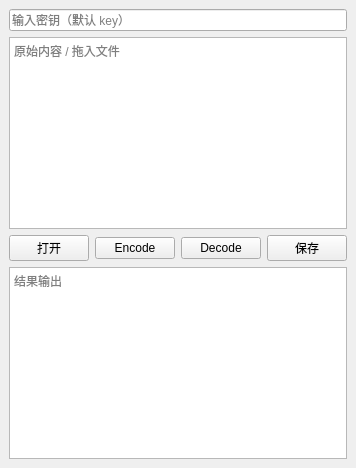
<?xml version="1.0" encoding="UTF-8"?>
<ui version="4.0">
 <class>MainWindow</class>
 <widget class="QMainWindow" name="MainWindow">
  <property name="windowTitle">
   <string>STS-SaveEditor</string>
  </property>
  <widget class="QWidget" name="centralwidget">
   <layout class="QVBoxLayout" name="mainLay">
    <item>
     <widget class="QLineEdit" name="keyEdit">
      <property name="placeholderText">
       <string>输入密钥（默认 key）</string>
      </property>
     </widget>
    </item>
    <item>
     <widget class="QPlainTextEdit" name="srcEdit">
      <property name="placeholderText">
       <string>原始内容 / 拖入文件</string>
      </property>
     </widget>
    </item>
    <item>
     <layout class="QHBoxLayout" name="btnLay">
      <item>
       <widget class="QPushButton" name="openSrc">
        <property name="text">
         <string>打开</string>
        </property>
       </widget>
      </item>
      <item>
       <widget class="QPushButton" name="encodeBtn">
        <property name="text">
         <string>Encode</string>
        </property>
       </widget>
      </item>
      <item>
       <widget class="QPushButton" name="decodeBtn">
        <property name="text">
         <string>Decode</string>
        </property>
       </widget>
      </item>
      <item>
       <widget class="QPushButton" name="saveDst">
        <property name="text">
         <string>保存</string>
        </property>
       </widget>
      </item>
     </layout>
    </item>
    <item>
     <widget class="QPlainTextEdit" name="dstEdit">
      <property name="placeholderText">
       <string>结果输出</string>
      </property>
     </widget>
    </item>
   </layout>
  </widget>
 </widget>
 <resources/>
 <connections/>
</ui>
